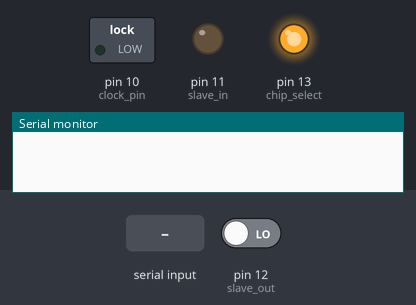
Bench run of a sketch on a simulated Arduino Uno, built with avr-gcc and run on an emulated ATmega328P. Parts: switched loads named in the sketch (green lamp = pin HIGH), output pins drawn as LEDs (lit = HIGH), the last lines printed to the serial monitor. Inputs (shaded band) come from the test bench; at power-on: pin 12 (slave_out) LOW.

Above: at 1.2 s.
1.3 s: "90,45\n" received over Serial
At 2.6 s:
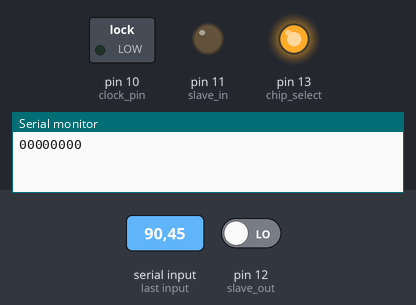
2.9 s: "30,150\n" received over Serial
At 4.1 s:
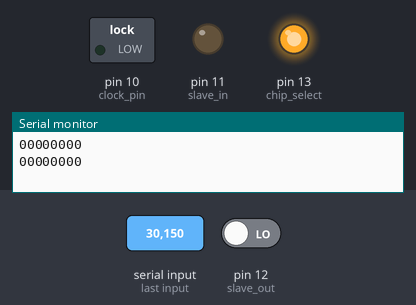
Timing chart, 0 to 5.9 s (numbered marks = the images above; inputs shaded):
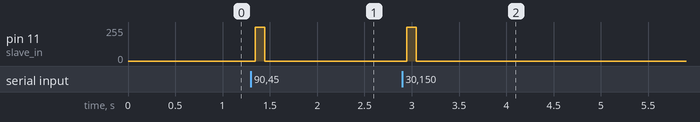

The sketch:

main.ino
```cpp
// This is an implementation for the SPI interface of some board that uses the MCP2515 (a CAN controller)

// RECEIVE BUFF CONTROL REGISTERS
#define RXB0CTRL 0x60  // Receive buff 0 control register
#define RXM0 0x6 // RXM0 and RXM1 are control bits for what filters should be applid to receive message - when both are 1, all messages are received
#define RXM1 0x7
#define BUKT 0x3 // Enables rollover to receive register 1 if 0 is already full
// todo rest of bits in register


#define RXB1CTRL 0x70 // Receive buff 1 control register (NOTE: the bits in this register will be different, need to define seperately)
// todo bits in register


// STANDARD IDENTIFIER FOR MESSAGES IN RECEIVE BUFF 0/1 (HIGH BYTE)
#define RXB0SIDH 0x61
#define RXB1SIDH 0x71
// todo bits in register

// STANDARD IDENTIFIER FOR MESSAGES IN RECEIVE BUFF 0/1 (LOW BYTE)
#define RXB0SIDL 0x62
#define RXB1SIDL 0x72
// todo bits in register

// INTERUPT ENABLE REGISTER
#define CANINTE 0x2B
#define RX1IE 0x01 // Whether interrupts are enabled for Receive buff 1
#define RX0IE 0x00 // Whether interrupts are enabled for recieve buff 0
// todo rest of bits in register

// Interrupt flag register
#define CANINTF 0x2C
#define RX0IF 0x01 // first bit in register is Receive buffer 0. If set to 1, an interupt is pending and must be serviced, this app must set it back to 0 after servicing
#define RX1IF 0x02 // Receive buffer 1

// CAN STATUS REGISTER
#define CANSTAT 0xXE
#define ICOD0 0x01 // First bit is 1 if there is a message in receive buff 0
#define ICOD0 0x02 // Second bit is 1 if there is a message in receive buff 1


enum MODE {
  on,
  off
};

void print_byte(uint8_t byte) {
    for (int i = 7; i >= 0; i--) {
      Serial.print((byte >> i) & 0x01);
    }

    Serial.println("");
}


namespace SPI {
  namespace Clock { // Clock control for spi
    int clock_pin = 10;
    int current_clock = LOW;

    int tick() {
      if (current_clock == HIGH) {
        digitalWrite(clock_pin, LOW);
        current_clock = LOW;
      } else {
        digitalWrite(clock_pin, HIGH);
        current_clock = HIGH;
      }

      return current_clock;
    }

    void init() {
      pinMode(clock_pin, OUTPUT);
      digitalWrite(clock_pin, LOW);
    }
  }


  int chip_select = 13;
  int slave_out = 12;
  int slave_in = 11;
  int interrupt = 9;

  void enable_cs() {
    digitalWrite(chip_select, LOW); // active low

  }

  void disable_cs() {
    digitalWrite(chip_select, HIGH); // active low

  }

  void slave_out_high_imp() {
    pinMode(slave_out, INPUT);

  }

  uint8_t read_slave_out() {
    Clock::tick();


    uint8_t bit = digitalRead(slave_out);

    Clock::tick();
    return bit;
  }

  uint8_t read_byte() {
    uint8_t byte = 0;
    for (int i = 7; i >= 0; i--) {
        byte |= (read_slave_out() << i);
    }

    return byte;
  }

  void write_bit(uint8_t bit) {
    digitalWrite(slave_in, bit);

    Clock::tick();
    delayMicroseconds(1);
    Clock::tick();
  }

  void write_byte(uint8_t byte) {
    for (int i = 7; i >= 0; i--) {
      write_bit((byte >> i) & 0x01);
    }
  }

  void spi_write(uint8_t addr, uint8_t data) {
    uint8_t write_instruction = 0b00000010;
    slave_out_high_imp();
    enable_cs();
    write_byte(write_instruction);
    write_byte(addr);
    write_byte(data);
    disable_cs();
  }


  uint8_t spi_read(uint8_t addr) {
    uint8_t read_ins = 0b00000011;
    slave_out_high_imp();
    enable_cs();
    write_byte(read_ins);
    write_byte(addr);

    uint8_t data = read_byte();
    disable_cs();

    print_byte(data);
    return data;
  }

  void init() {
    pinMode(chip_select, OUTPUT);
    pinMode(slave_out, INPUT);
    pinMode(slave_in, OUTPUT);
    pinMode(interrupt, INPUT);

    disable_cs();

    Clock::init();
  }
}

namespace CANController {

  MODE receive_filter_status = off;

  MODE toggle_filters() {
    if (receive_filter_status == on) {
      // write to spi to turn RXB0CTRL off
      receive_filter_status = MODE::off;

      return MODE::off;
    }

    receive_filter_status = on;
    return MODE::on;
  }
}


void setup() {
  Serial.begin(9600);
  SPI::init();
}

void test_write_read(uint8_t addr, uint8_t data) {
  SPI::spi_write(addr, data);
  delay(100);
  SPI::spi_read(addr);
}


uint8_t taddr = 0;
uint8_t tdata = 0;

uint8_t hexCharToByte(char c) {
    if (c >= '0' && c <= '9') {
        return c - '0';
    } else if (c >= 'A' && c <= 'F') {
        return c - 'A' + 10;
    } else if (c >= 'a' && c <= 'f') {
        return c - 'a' + 10;
    }
    return 0;
}

uint8_t parseHexByte(const char* hexStr) {
    return (hexCharToByte(hexStr[0]) << 4) + hexCharToByte(hexStr[1]);
}

void test_spi() {
    if (Serial.available() > 0) {
        static char inputBuffer[5];
        static uint8_t inputIndex = 0;

        char incomingChar = Serial.read();

        if (incomingChar == '\n' || incomingChar == '\r') {
            if (inputIndex == 5) {
                taddr = parseHexByte(inputBuffer);
                tdata = parseHexByte(inputBuffer + 3);
                test_write_read(taddr, tdata);
            }
            inputIndex = 0;
        } else if (inputIndex < 5) {
            inputBuffer[inputIndex++] = incomingChar;
        }
    }
}

void loop() {
  test_spi();
}

// for reading
// 1. poll the interrupt pin
// 2. when interrupt is received, need to see which buffer the message is in (BFPCTRL)
// 3. need to read the length of the message
```

Measured:
- after the input at 1.3 s, pin 11 (slave_in): 0/255 → 255/255 after 0.05 s, → 0/255 0.10 s later
- after the input at 2.9 s, pin 11 (slave_in): 0/255 → 255/255 after 0.05 s, → 0/255 0.10 s later
